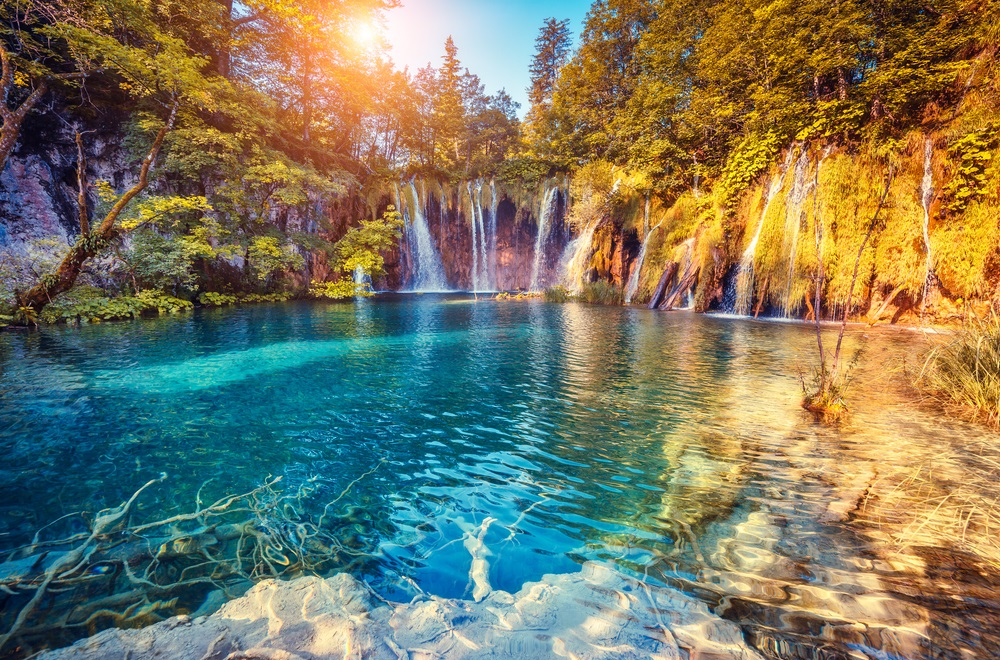
#> input picture foto_2.bmp, 1000 x 660 px
$ python equalization_histogram.py
#> lines starting #> are read from the running program, lines starting #| are printed output that depends on the picture
#Importeer libraries
import cv2
import numpy as np
from matplotlib import pyplot as plt

afbeelding = cv2.imread("foto_2.bmp")                             #Lees de afbeelding in
#> afbeelding is the input picture: shape (660, 1000, 3); mean B, G, R 97.3, 120.9, 121.7
afbeelding_rgb = cv2.cvtColor(afbeelding, cv2.COLOR_BGR2RGB)    #Converteer naar rood, groen en blauw

rood, groen, blauw = cv2.split(afbeelding_rgb) #Splits de afbeelding
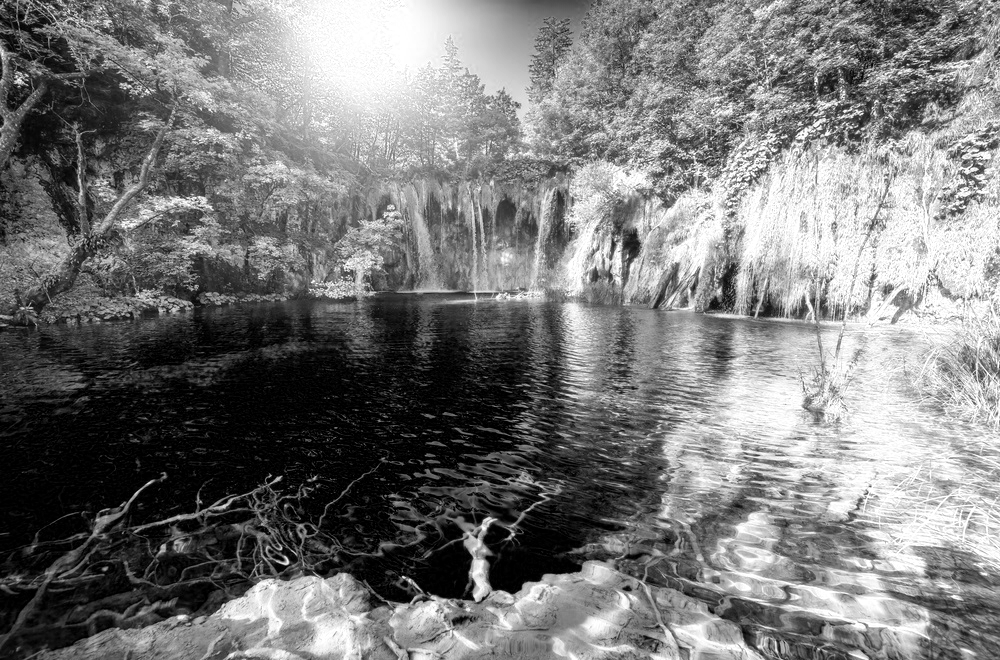
#> rood: shape (660, 1000); min 0, max 255, mean 121.7
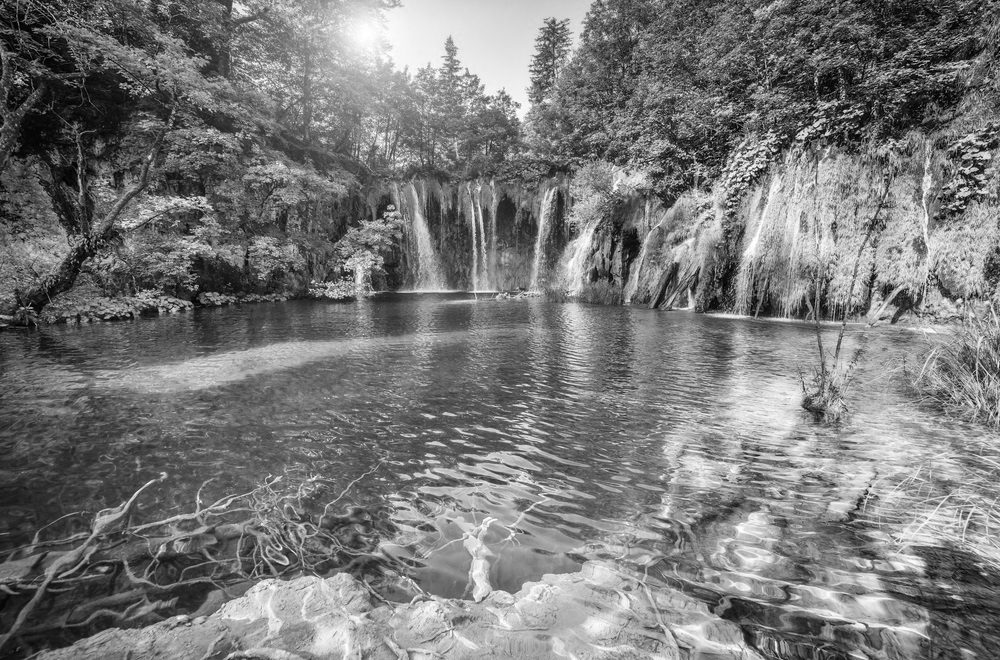
#> groen: shape (660, 1000); min 0, max 255, mean 120.9
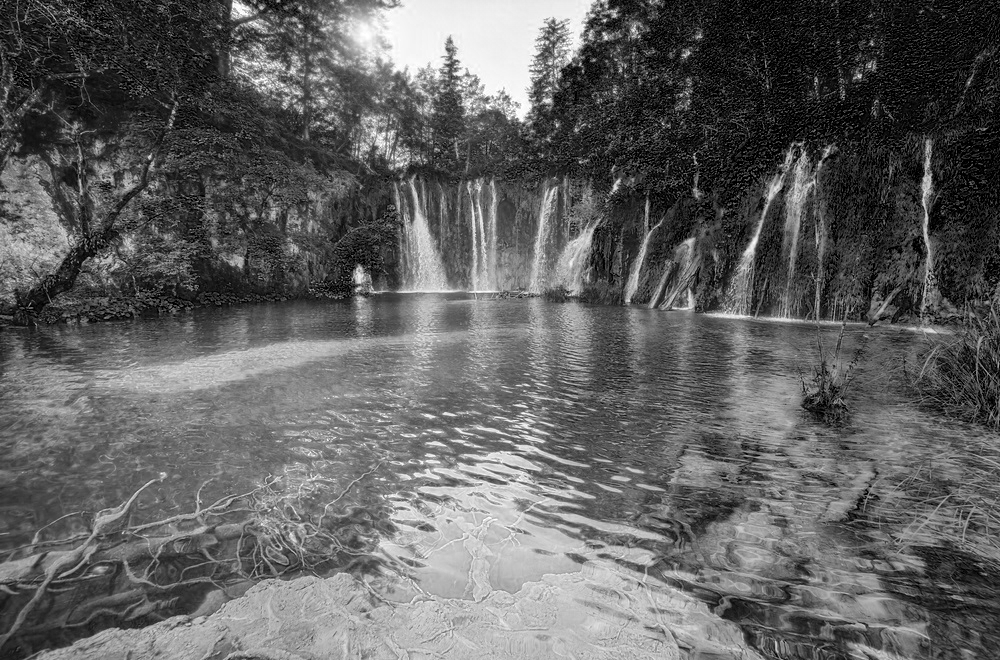
#> blauw: shape (660, 1000); min 0, max 255, mean 97.3

egaliseer_rood = cv2.equalizeHist(rood)     #Egaliseer de kleur rood
egaliseer_groen = cv2.equalizeHist(groen)   #Egaliseer de kleur groen
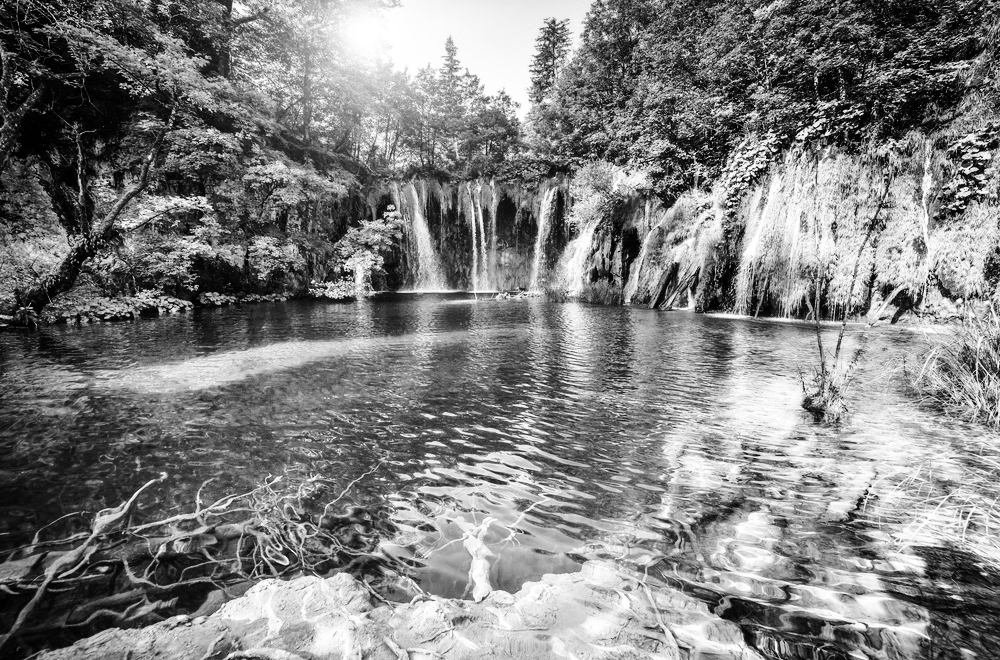
#> egaliseer_groen: shape (660, 1000); min 0, max 255, mean 128.1
egaliseer_blauw = cv2.equalizeHist(blauw)   #Egaliseer de kleur blauw
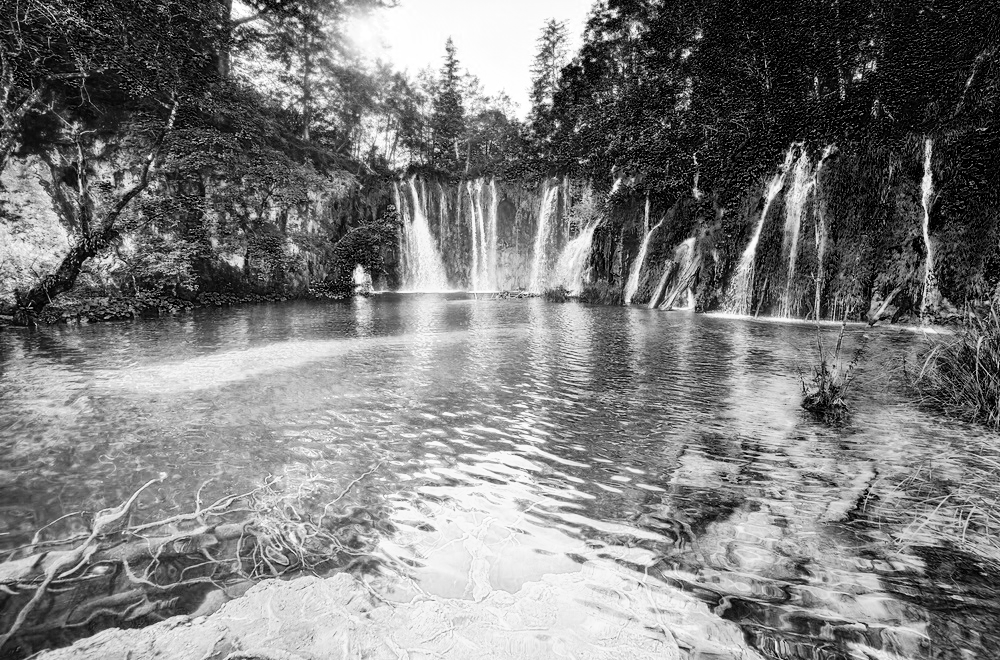
#> egaliseer_blauw: shape (660, 1000); min 0, max 255, mean 124.3

egaliseer = cv2.merge((egaliseer_rood, egaliseer_groen, egaliseer_blauw)) #Foto terug samenstellen
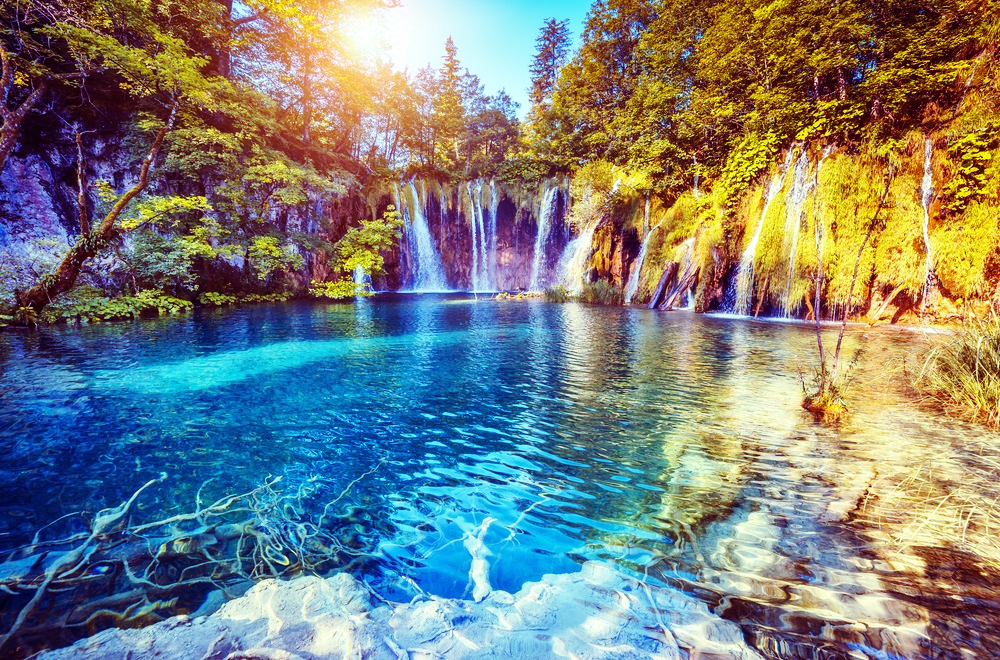
#> egaliseer: shape (660, 1000, 3); mean R, G, B 121.6, 128.1, 124.3

histogram_blauw_1 = cv2.calcHist([afbeelding_rgb],[0],None,[256],[0,256])   #Bereken de histogram van de blauwe kleur van de norale afbeelding
#> histogram_blauw_1 = 256 values, max 33571 at index 0, min 1816 at index 39, mean 2578.1
histogram_groen_1 = cv2.calcHist([afbeelding_rgb],[1],None,[256],[0,256])   #Bereken de histogram van de groen kleur van de norale afbeelding
#> histogram_groen_1 = 256 values, max 4780 at index 96, min 74 at index 254, mean 2578.1
histogram_rood_1 = cv2.calcHist([afbeelding_rgb],[2],None,[256],[0,256])    #Bereken de histogram van de rood kleur van de norale afbeelding
#> histogram_rood_1 = 256 values, max 19756 at index 0, min 69 at index 254, mean 2578.1

histogram_blauw_2 = cv2.calcHist([egaliseer],[0],None,[256],[0,256])    #Bereken de histogram van de blauwe kleur van de geëgalisseerde afbeelding
#> histogram_blauw_2 = 256 values, max 33571 at index 0, min 0 at index 1, mean 2578.1
histogram_groen_2 = cv2.calcHist([egaliseer],[1],None,[256],[0,256])    #Bereken de histogram van de groen kleur van de geëgalisseerde afbeelding
#> histogram_groen_2 = 256 values, max 4934 at index 24, min 0 at index 32, mean 2578.1
histogram_rood_2 = cv2.calcHist([egaliseer],[2],None,[256],[0,256])     #Bereken de histogram van de rood kleur van de geëgalisseerde afbeelding
#> histogram_rood_2 = 256 values, max 20980 at index 0, min 0 at index 19, mean 2578.1

plt.subplot(221), plt.imshow(afbeelding_rgb)                                                            #Toon de normale afbeelding
plt.subplot(222), plt.plot(histogram_blauw_1), plt.plot(histogram_groen_1),plt.plot(histogram_rood_1)   #Plot de kleuren histogrammen samen van de normale afbeelding
plt.subplot(223), plt.imshow(egaliseer)                                                                 #Toon de geëgalisserde afbeelding
plt.subplot(224), plt.plot(histogram_blauw_2), plt.plot(histogram_groen_2),plt.plot(histogram_rood_2)   #Plot de kleuren histogram samen van de geëgalisserde afbeelding
plt.xlim([0,256])
plt.show()
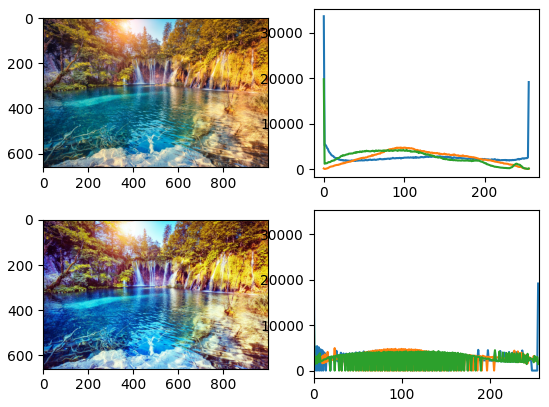
#> figure drawn by matplotlib, 4 panels; panel 2: curve peaks at x = 0, y = 33571; panel 2: curve peaks at x = 96, y = 4780; panel 2: curve peaks at x = 0, y = 19756; panel 4: curve peaks at x = 0, y = 33571
